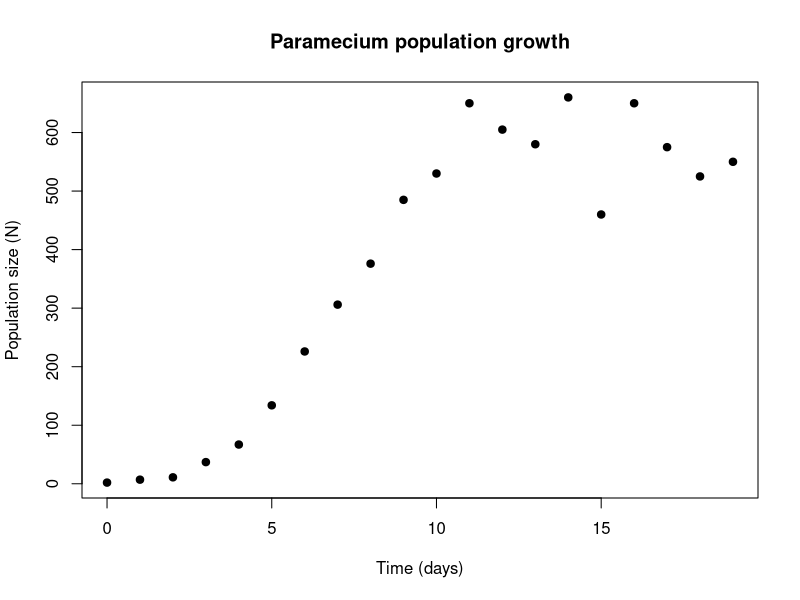
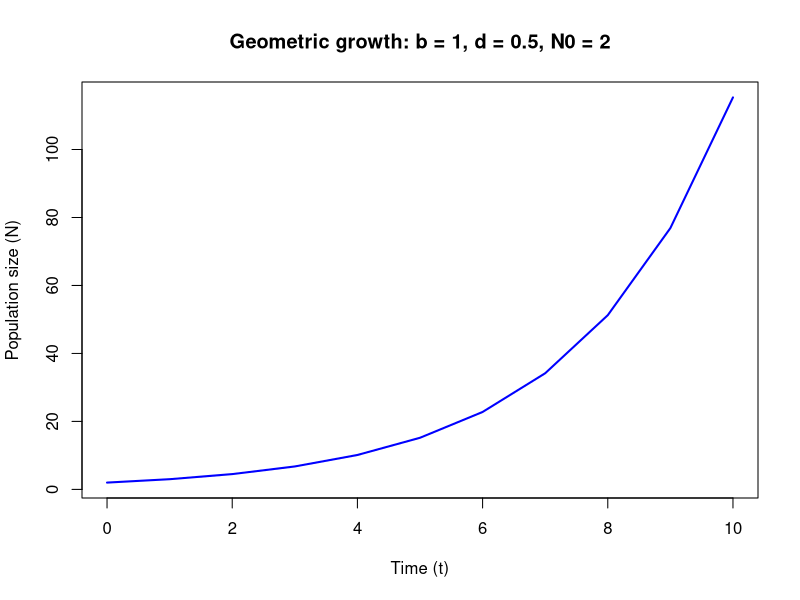
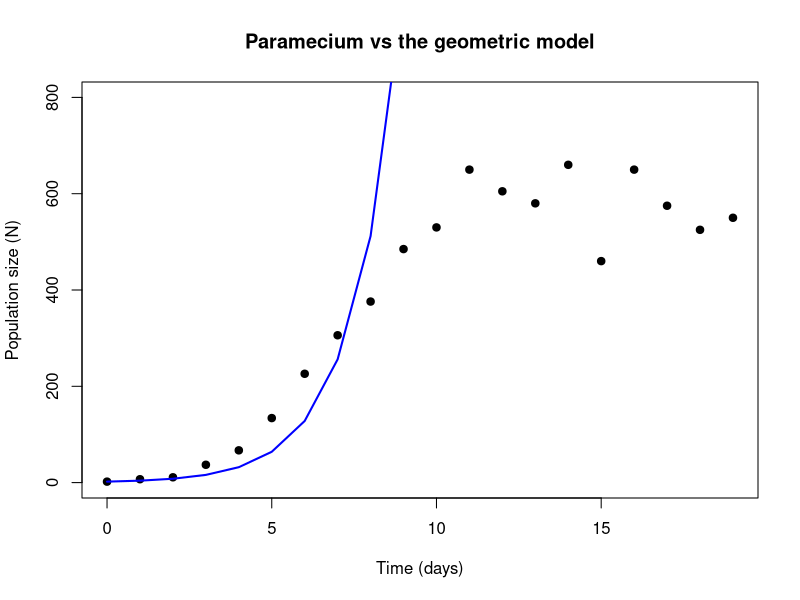
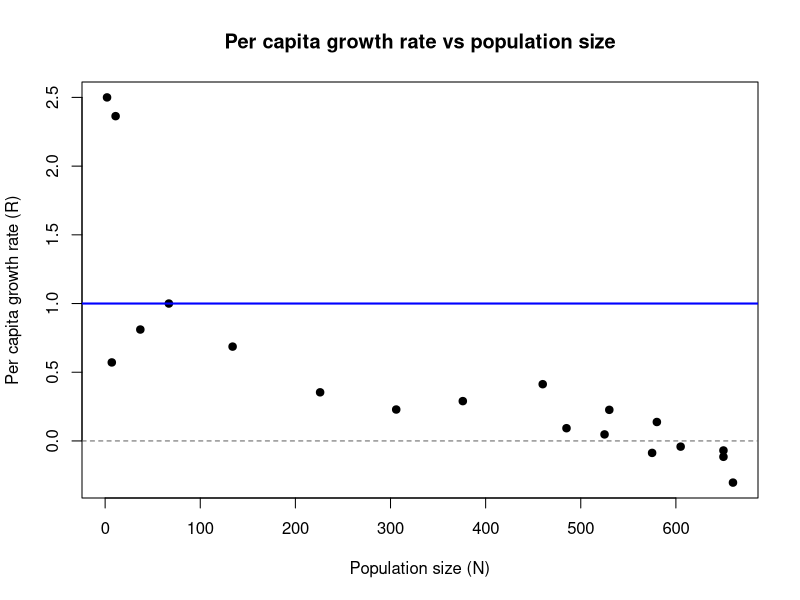
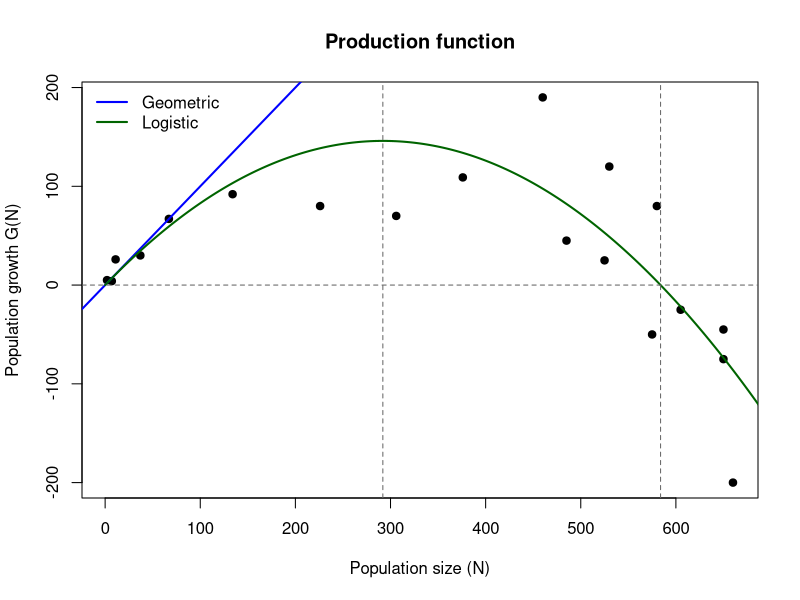
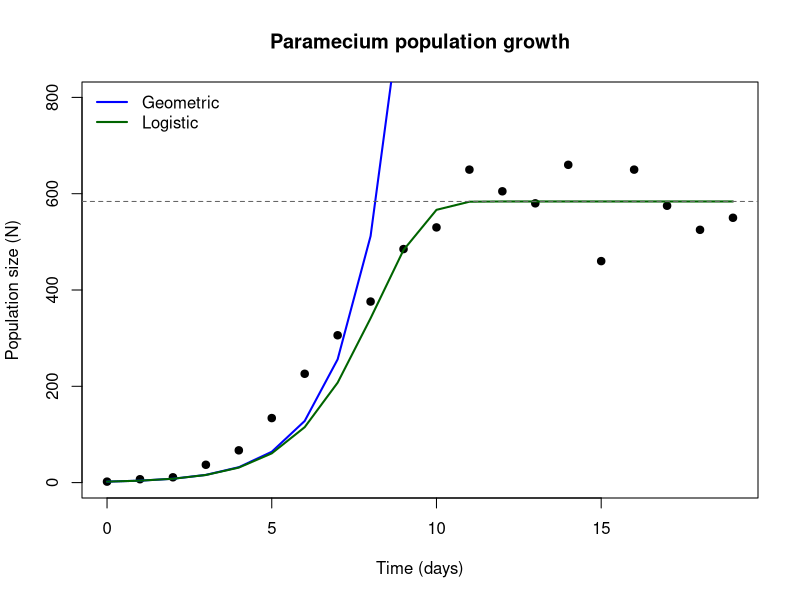

Source code (R) for these figures, in order:
## ---- chunk 1
knitr::opts_chunk$set(echo = TRUE)
## ---- chunk 2
# Check your current version of R
R.version.string

## ---- chunk 3
# Write the current R version to the variable R_version
R_version <- R.version.string

# Test whether R_version is v4.5.1
if(R_version == "R version 4.5.1 (2025-06-13)") {
    print("R version 4.5.1")
} else {
    print("You are using a different version of R. Switch to version 4.5.1 to ensure reproducibilty")
  }

## ---- chunk 4
# Import the paramecium growth dataset
paramecium <- read.csv("Paramecium_aurelia.csv")

## ---- chunk 5
# Produce a simple scatter plot of the data
plot(paramecium$Time..days., paramecium$Paramecium,
     # pch tells it what shape point to plot
     pch = 19,
     xlab = "Time (days)",
     ylab = "Population size (N)",
     main = "Paramecium population growth")

# Save the plot as an image file to our working directory.
dev.copy(png, "paramecium_growth_n_vs_time.png", width = 1600, height = 1200, res = 300)
dev.off()

## ---- chunk 6
# Per capita recruitment rate (b): new recruits per individual per time step
b <- 1

# Per capita mortality rate (d): fraction of individuals that die per time step
d <- 0.5

# Net per capita population growth rate R = b - d
R <- b - d

# Starting population size N0
N0 <- 2

# Number of time steps we want to run the model for
n_steps <- 10

## ---- chunk 7
# Create an empty numeric vector to hold the population size at each time step.
# We need n_steps + 1 slots because we also need a slot for time 0
N <- numeric(n_steps + 1)

# Put the starting population size into the first slot
N[1] <- N0

# Step the model forward one time step at a time using N(t+1) = N(t) + G(Nt),
# where G(Nt) = R * Nt
for (i in 1:n_steps) {
  N[i + 1] <- N[i] + R * N[i]
}

# Have a look at the result
N

## ---- chunk 8
# Build a table just like the one we made in Excel
geometric_table <- data.frame(
  # Time steps from 0 to n_steps
  Time = 0:n_steps,
  # Population size at each time step
  N = N,
  # Population growth G(N) = R * N
  G_N = R * N,
  # Observed change in N from this time step to the next. diff() subtracts each
  # value from the one after it. There is no "next" value for the final time
  # step so we pad the end with NA, which is how R says "not available"
  delta_N = c(diff(N), NA),
  # The parameters, repeated down every row just like in Excel
  b = b,
  d = d,
  R = R
)

# Have a look, rounding everything to 1 decimal place like the Excel version
round(geometric_table, 1)

## ---- chunk 9
# Plot population size against time as a line
plot(geometric_table$Time, geometric_table$N,
     # type = "l" tells R to draw a line rather than points
     type = "l",
     lwd = 2,
     col = "blue",
     xlab = "Time (t)",
     ylab = "Population size (N)",
     main = "Geometric growth: b = 1, d = 0.5, N0 = 2")

# Save the plot as an image file to our working directory
dev.copy(png, "geometric_growth_lecture_example.png", width = 1600, height = 1200, res = 300)
dev.off()

# Save the table as a csv file so we can open it later in Excel if we want to
write.csv(geometric_table, "geometric_growth_lecture_example.csv", row.names = FALSE)

## ---- chunk 10
# Print the first 6 rows of the data
head(paramecium)

## ---- chunk 11
# Per capita growth rate for the paramecium, estimated from the early doubling
R_paramecium <- 1

# Create an empty vector with one slot for each of the 20 days (day 0 to day 19)
geometric_pred <- numeric(20)

# Start the model with 2 individuals, just like the data
geometric_pred[1] <- 2

# Step the geometric model forward one day at a time: N(t+1) = N(t) + R * N(t)
for (i in 1:19) {
  geometric_pred[i + 1] <- geometric_pred[i] + R_paramecium * geometric_pred[i]
}

# Have a look at what it predicts
geometric_pred

## ---- chunk 12
# Plot the observed data
plot(paramecium$Time..days., paramecium$Paramecium,
     pch = 19,
     ylim = c(0, 800),
     xlab = "Time (days)",
     ylab = "Population size (N)",
     main = "Paramecium vs the geometric model")

# Add the geometric model prediction
lines(paramecium$Time..days., geometric_pred, col = "blue", lwd = 2)

# Save the plot
dev.copy(png, "paramecium_geometric_model.png", width = 1600, height = 1200, res = 300)
dev.off()

## ---- chunk 13
# Population size at each time step N(t). We drop the final observation because
# there is no N(t+1) to compare it to
N_t <- paramecium$Paramecium[-20]

# Population size at the following time step N(t+1). We drop the first
# observation so that everything lines up
N_t1 <- paramecium$Paramecium[-1]

# Build a table of the observed growth
observed_table <- data.frame(
  # The time steps 0 to 18
  Time = paramecium$Time..days.[-20],
  # Population size this time step
  N_t = N_t,
  # Population size next time step
  N_t1 = N_t1,
  # Observed change in population size, which is our observed G(N)
  G_N = N_t1 - N_t,
  # Observed per capita growth rate R = G(N) / N
  R = (N_t1 - N_t) / N_t
)

# Have a look
observed_table

# Save the table
write.csv(observed_table, "paramecium_observed_growth.csv", row.names = FALSE)

## ---- chunk 14
# Plot observed R against N
plot(observed_table$N_t, observed_table$R,
     pch = 19,
     xlab = "Population size (N)",
     ylab = "Per capita growth rate (R)",
     main = "Per capita growth rate vs population size")

# The geometric model says R is constant. Draw a horizontal line at the R we
# chose for the paramecium
abline(h = R_paramecium, col = "blue", lwd = 2)

# Draw a dashed grey line at R = 0 where the population stops growing
abline(h = 0, col = "grey40", lty = 2)

# Save the plot
dev.copy(png, "paramecium_R_vs_N.png", width = 1600, height = 1200, res = 300)
dev.off()

## ---- chunk 15
# Carrying capacity K: the mean population size from day 11 onwards,
# once the population has levelled off.
# paramecium$Time..days. >= 11 gives TRUE for every row from day 11 onwards and
# FALSE for every row before it, and putting this in the square brackets keeps
# only the rows that are TRUE
K <- mean(paramecium$Paramecium[paramecium$Time..days. >= 11])

# Have a look at our estimate of K
K

# Per capita growth rate with no crowding, estimated from the early doubling
R0 <- 1

## ---- chunk 16
# Plot observed G(N) against N
plot(observed_table$N_t, observed_table$G_N,
     pch = 19,
     xlab = "Population size (N)",
     ylab = "Population growth G(N)",
     main = "Production function")

# Geometric: G(N) = RN, a straight line through the origin with a slope of R
abline(a = 0, b = R_paramecium, col = "blue", lwd = 2)

# For the logistic curve we need a smooth sequence of N values to draw through.
# seq() makes 200 evenly spaced values between 0 and 700
N_seq <- seq(0, 700, length.out = 200)

# Calculate the logistic G(N) at every one of those N values and draw the curve
lines(N_seq, R0 * (1 - N_seq/K) * N_seq, col = "darkgreen", lwd = 2)

# Dashed grey line at G(N) = 0
abline(h = 0, col = "grey40", lty = 2)

# Dashed grey vertical lines at K/2 and K
abline(v = K/2, col = "grey40", lty = 2)
abline(v = K, col = "grey40", lty = 2)

# Add a legend
legend("topleft", bty = "n", lwd = 2,
       col = c("blue", "darkgreen"),
       legend = c("Geometric", "Logistic"))

# Save the plot
dev.copy(png, "paramecium_production_function.png", width = 1600, height = 1200, res = 300)
dev.off()

## ---- chunk 17
# Create an empty vector with one slot for each of the 20 days (day 0 to day 19)
logistic_pred <- numeric(20)

# Start the model with 2 individuals, just like the data
logistic_pred[1] <- 2

# Step the logistic model forward one day at a time using
# N(t+1) = N(t) + G(N(t)) where G(N(t)) = R0 * (1 - N(t)/K) * N(t)
for (i in 1:19) {
  logistic_pred[i + 1] <- logistic_pred[i] + R0 * (1 - logistic_pred[i]/K) * logistic_pred[i]
}

# Have a look at what it predicts
logistic_pred

## ---- chunk 18
# Plot the observed data
plot(paramecium$Time..days., paramecium$Paramecium,
     pch = 19,
     ylim = c(0, 800),
     xlab = "Time (days)",
     ylab = "Population size (N)",
     main = "Paramecium population growth")

# Add the geometric model prediction
lines(paramecium$Time..days., geometric_pred, col = "blue", lwd = 2)

# Add the logistic model prediction
lines(paramecium$Time..days., logistic_pred, col = "darkgreen", lwd = 2)

# Add a dashed grey line at the carrying capacity K
abline(h = K, col = "grey40", lty = 2)

# Add a legend
legend("topleft", bty = "n", lwd = 2,
       col = c("blue", "darkgreen"),
       legend = c("Geometric", "Logistic"))

# Save the plot
dev.copy(png, "paramecium_both_models_n_vs_time.png", width = 1600, height = 1200, res = 300)
dev.off()
